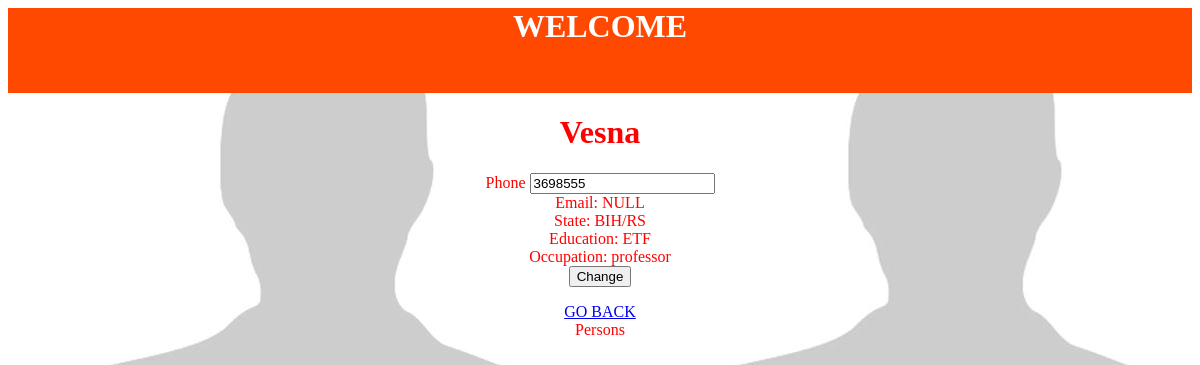
The page /index.php?op=show&id=178 (signed in) on the database its author committed.
### tables this page shows
CREATE TABLE `persons` (
  `id` int(11) NOT NULL AUTO_INCREMENT,
  `name` varchar(45) NOT NULL,
  `phone` varchar(45) NOT NULL,
  `email` varchar(45) DEFAULT NULL,
  PRIMARY KEY (`id`)
);

CREATE TABLE `states` (
  `id` int(11) NOT NULL AUTO_INCREMENT,
  `state_name` varchar(45) NOT NULL,
  PRIMARY KEY (`id`)
);

CREATE TABLE `education` (
  `id` int(11) NOT NULL AUTO_INCREMENT,
  `education` varchar(45) NOT NULL,
  PRIMARY KEY (`id`)
);

CREATE TABLE `occupation` (
  `id` int(11) NOT NULL AUTO_INCREMENT,
  `occupation` varchar(45) DEFAULT NULL,
  PRIMARY KEY (`id`)
);

### model/PersonsModel.php (called while the page is built, shortened)
<?php
class PersonsModel {
    public function selectById($id) {
        $dbId = mysqli_real_escape_string(mysqli_connect("localhost", "root", " ","contactsnew"),$id);
         $q= "SELECT * FROM persons
         JOIN states ON persons.id=states.id
         JOIN education ON states.id=education.id
         JOIN occupation ON education.id=occupation.id
		 WHERE persons.id=$dbId";
       $dbres=mysqli_query(mysqli_connect("localhost", "root", " ","contactsnew"),$q);
         $ob=mysqli_fetch_object($dbres);
         return $ob;
       }
}
?>

### view/person.php (the view, shortened to what this page needs)
<!DOCTYPE html>
<html>
    <head>
    </head>
    <body>
        <h1><?php print $person->name; ?></h1>
<form  method="POST" action="">
            <label for="phone">Phone</label>
<input type="text" name="phone" id="phone" value="<?php echo htmlentities($person->phone);?>">
        <br>
            <span class="label">Email:</span>
            <?php print $person->email; ?>
<br>
            <span class="label">State:</span>
            <?php print $person->state_name; ?>
	<br>
            <span class="label">Education:</span>
            <?php print $person->education; ?>
        <br>
            <span class="label">Occupation:</span>
            <?php print $person->occupation; ?>
        <br>
<input type="submit" name="updatePhone" value="Change">
</form>
    </body>
<a href='javascript:self.history.back();'>GO BACK</a>
</html>

### view/person.php (style rules this page uses)
body { background-color: lightblue; color:red; text-align:center; background-image: url("images/p1.jpg"); }

### rows shown on the page
persons: name "Vesna", phone "3698555", email "NULL", states.state_name "BIH/RS", education.education "ETF", occupation.occupation "professor"
